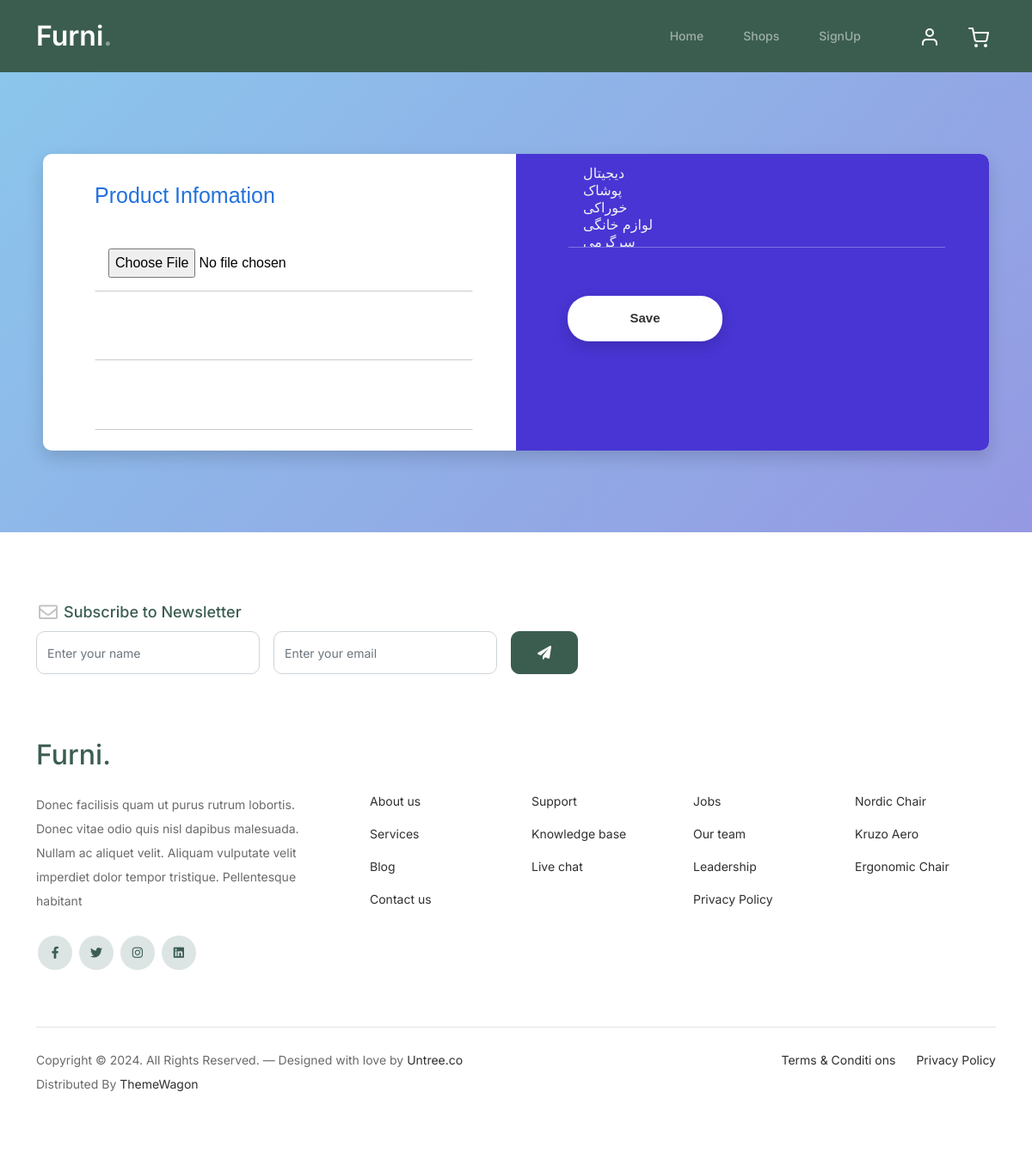
The app's page /cart/add_product/, older data.
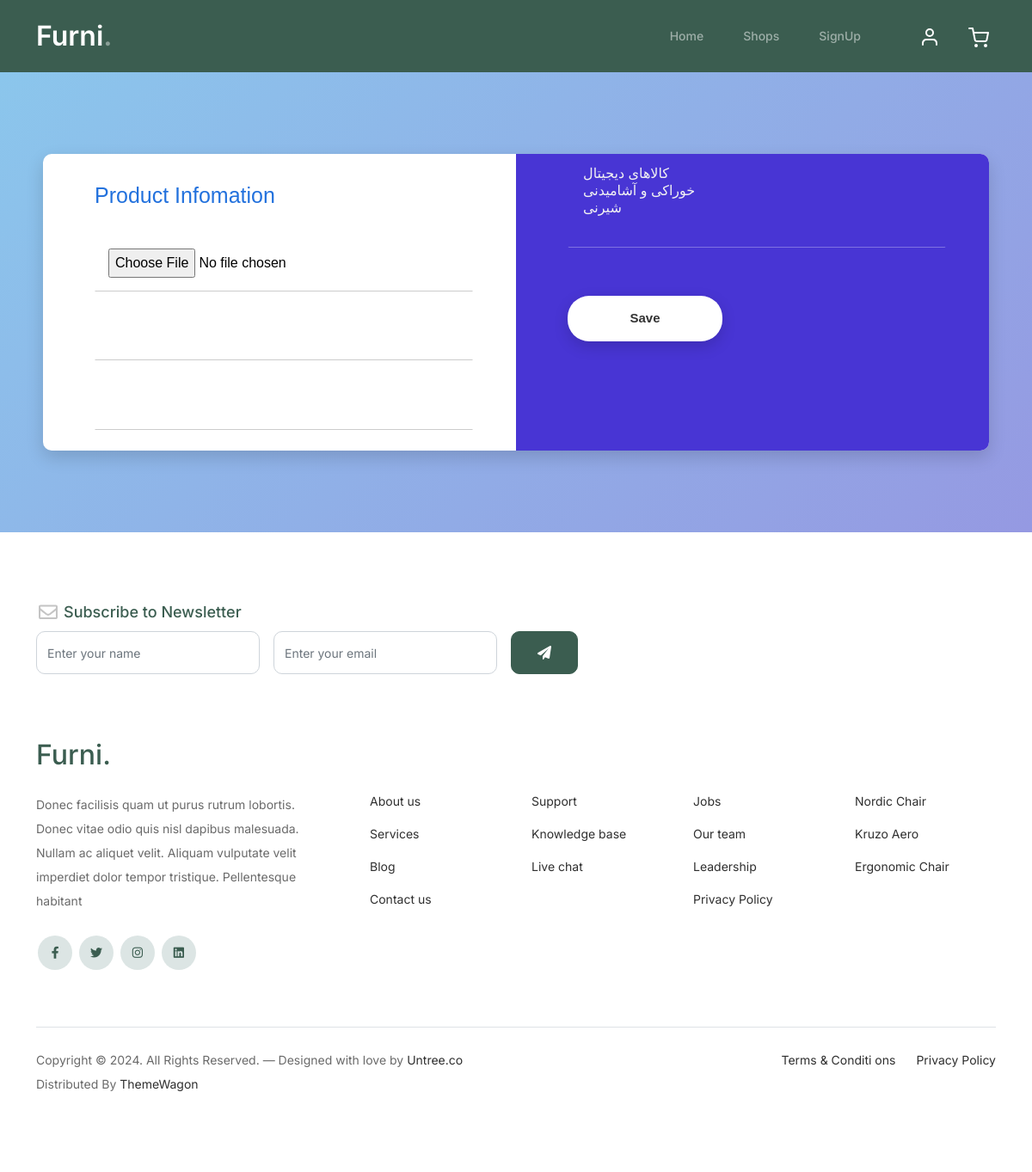
The same page, newer data.
### cart/models.py (models this page shows)
class Category(models.Model):
    category = models.CharField(max_length=64)
    sub_category = models.ForeignKey(
        "self",
        null=True,
        blank=True,
        on_delete=models.CASCADE,
        related_name="category_sub_category",
    )
    def __str__(self):
        return f"{self.category}"
    class Meta:
        verbose_name = "دسته بندی"
        verbose_name_plural = "دسته بندی ها"

### cart/views.py (the view, shortened to what this page needs)
# urls.py: path("add_product/",AddProductView.as_view(),name="add_product"),
class AddProductView(NavbarUserTypeMixin, CreateView):
    template_name = "products/add_product.html"
    form_class = AddProductForm
    success_url = reverse_lazy("root")

### cart/forms.py (shortened to what this page needs)
class AddProductForm(forms.ModelForm):
    class Meta:
        model = Product
        fields = ["name", "price", "image", "category"]

### cart/templatetags/poll_extra.py (called while the page is built)
@register.filter
def navbar(obj):
    return f"nav/{obj}.html"

### website/views.py (called while the page is built)
    def get_user(self):
        return self.UserType(self.request.user).validate()

    def get_context_data(self, **kwargs):
        context = super(NavbarUserTypeMixin, self).get_context_data(**kwargs)
        user = self.get_user()
        context["user_nav"], context["user_image"] = user.user_type, user.image
        return context

        def get_profile(self):
            if self.user_type != "goust":
                self.profile = Profile.objects.get(user=self.user)
                return self.profile

        @property
        def image(self):
            if self._user_type != "goust":
                return self.profile.image.url

        @property
        def user_type(self):
            return self._user_type

        def validate(self):
            self.get_user_type_and_fix_staff()
            self.get_profile()
            return self

### templates/products/add_product.html
{% extends "base.html" %}
{% block content %}
{% include "products/product_form.html" %}
{% endblock content %}

### templates/products/product_form.html
{% extends "register/main_register_form.html" %}
{% block register_model %}
<div class="form-left">
    <h2>Product Infomation</h2>
    <div class="form-row">
        {{form.image}}
    </div>
    <div class="form-row">
        {{form.name}}
    </div>
    <div class="form-row">
        {{form.price}}
    </div>
</div>
<div class="form-right">
    <div class="form-row">
        {{form.category}}
    </div>
    <div class="form-row-last">
        <input type="submit" name="register" class="register" value="Save">
      </div>
</div>
{% endblock register_model %}

Row changes from the older to the newer data that the page shows:
changed Category: category "دیجیتال / پوشاک / خوراکی / لوازم خانگی" → "کالاهای دیجیتال / خوراکی و آشامیدنی / شیرنی"
